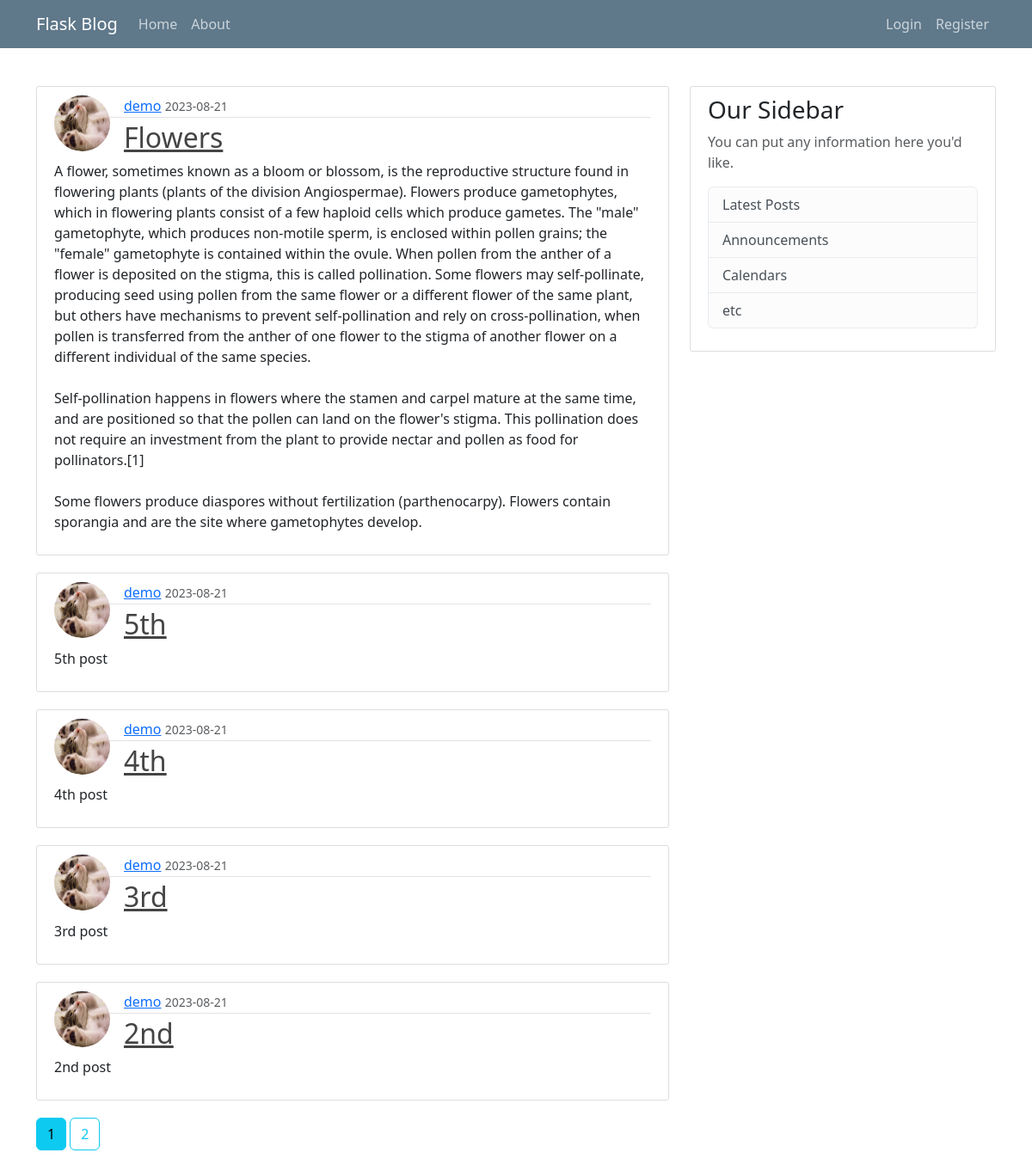
The page /home on the database its author committed.
### flaskblog/models.py (models this page shows, shortened)
class Post(db.Model):
    id = db.Column(db.Integer, primary_key=True)
    title = db.Column(db.String(100), nullable=False)
    date_posted = db.Column(db.DateTime, nullable=False, default=datetime.utcnow)
    content = db.Column(db.Text, nullable=False)
    user_id = db.Column(db.Integer, db.ForeignKey('user.id'), nullable=False)

class User(db.Model, UserMixin):
    id = db.Column(db.Integer, primary_key=True)
    username = db.Column(db.String(20), unique=True, nullable=False)
    email = db.Column(db.String(120), unique=True, nullable=False)
    image_file = db.Column(db.String(20), nullable=False, default='default.jpg')
    password = db.Column(db.String(60), nullable=False)
    posts = db.relationship('Post', backref='author', lazy=True)

### flaskblog/main/routes.py (the view)
@main.route("/")
@main.route("/home")
def home():
    page = request.args.get('page', 1, type=int)
    posts = Post.query.order_by(Post.date_posted.desc()).paginate(page = page, per_page=5)
    return render_template('home.html', posts = posts)

### flaskblog/templates/home.html
{% extends 'layout.html' %}
{% block content %}
    {% for post in posts.items %}
        <article class="media content-section">
            <img class="rounded-circle article-img" src="{{ url_for('static', filename='profile_pics/' + post.author.image_file) }}">
            <div class="media-body">
            <div class="article-metadata">
                <a class="mr-2" href="{{ url_for('users.user_posts', username=post.author.username)}}">{{ post.author.username }}</a>
                <small class="text-muted">{{ post.date_posted.strftime('%Y-%m-%d') }}</small>
            </div>
            <h2><a class="article-title" href="{{ url_for('posts.post', post_id=post.id) }}">{{ post.title }}</a></h2>
            <p class="article-content">{{ post.content }}</p>
            </div>
        </article>
    {% endfor %}
    {% for page_num in posts.iter_pages(left_edge=1, right_edge=1, left_current=1, right_current=2) %}
        {% if page_num %}
            {% if posts.page == page_num %}
            <a class="btn btn-info mb-4" href="{{ url_for('main.home', page=page_num) }}">{{ page_num }}</a>
            {% else %}
            <a class="btn btn-outline-info mb-4" href="{{ url_for('main.home', page=page_num) }}">{{ page_num }}</a>
            {% endif %}
        {% else %}
            ...
        {% endif %}
    {% endfor %}
{% endblock content %}

### flaskblog/templates/layout.html (shortened to what this page needs)
<!DOCTYPE html>
<html lang="en">
<head>
    <link rel="stylesheet" href="{{ url_for('static', filename='main.css')}}">
    <link href="https://cdn.jsdelivr.net/npm/bootstrap@5.3.1/dist/css/bootstrap.min.css" rel="stylesheet">
</head>
<body>
    <header class="site-header">
        <nav class="navbar navbar-expand-md navbar-dark bg-steel fixed-top">
          <div class="container">
            <a class="navbar-brand mr-4" href="/">Flask Blog</a>
            <div class="collapse navbar-collapse" id="navbarToggle">
              <div class="navbar-nav mr-auto">
                <a class="nav-item nav-link" href="{{url_for('main.home')}}">Home</a>
                <a class="nav-item nav-link" href="{{url_for('main.about')}}">About</a>
              </div>
              <div class="navbar-nav ml-auto">
                {% if current_user.is_authenticated %}
                <a class="nav-item nav-link" href="{{ url_for('posts.new_post') }}">New Post</a>
                  <a class="nav-item nav-link" href="{{url_for('users.account')}}">account</a>
                  <a class="nav-item nav-link" href="{{url_for('users.logout')}}">Logout</a>
                {% else %}
                  <a class="nav-item nav-link" href="{{url_for('users.login')}}">Login</a>
                  <a class="nav-item nav-link" href="{{url_for('users.register')}}">Register</a>
                {% endif %}
              </div>
            </div>
          </div>
        </nav>
    </header>
    <main role="main" class="container">
        <div class="row">
          <div class="col-md-8">
            {% block content %}{% endblock %}
          </div>
          <div class="col-md-4">
            <div class="content-section">
              <h3>Our Sidebar</h3>
              <p class='text-muted'>You can put any information here you'd like.
                <ul class="list-group">
                  <li class="list-group-item list-group-item-light">Latest Posts</li>
                  <li class="list-group-item list-group-item-light">Announcements</li>
                  <li class="list-group-item list-group-item-light">Calendars</li>
                  <li class="list-group-item list-group-item-light">etc</li>
                </ul>
              </p>
            </div>
          </div>
        </div>
    </main>
</body>
</html>

### flaskblog/static/main.css (style rules this page uses)
body { background: #fafafa; color: #333333; margin-top: 5rem; }
h1, h2, h3, h4, h5, h6 { color: #444444; }
.bg-steel { background-color: #5f788a; }
.site-header .navbar-nav .nav-link { color: #cbd5db; }
.content-section { background: #ffffff; padding: 10px 20px; border: 1px solid #dddddd; border-radius: 3px; margin-bottom: 20px; }
.article-title { color: #444444; }
.article-content { white-space: pre-line; }
.article-img { float: left; height: 65px; width: 65px; margin-right: 16px; }
.article-metadata { padding-bottom: 1px; margin-bottom: 4px; border-bottom: 1px solid #e3e3e3 }
.row { padding-top: 100px; }
.ml-auto { margin-left: auto; }

### rows shown on the page
Post: image_file (picture), author.username "demo", date_posted "2023-08-21", title "Flowers", content "A flower, sometimes known as a bloom or blossom, is the reproductive structure found in flowering plants (plants of the division Angiospermae). Flowers produce gametophytes, which in flowering plants consist of a few haploid cells which produce gametes. The \"male\" gametophyte, which produces non-motile sperm, is enclosed within pollen grains; the \"female\" gametophyte is contained within the ovule. When pollen from the anther of a flower is deposited on the stigma, this is called pollination. Some flowers may self-pollinate, producing seed using pollen from the same flower or a different flower of the same plant, but others have mechanisms to prevent self-pollination and rely on…"
Post: image_file (picture), author.username "demo", date_posted "2023-08-21", title "5th", content "5th post"
Post: image_file (picture), author.username "demo", date_posted "2023-08-21", title "4th", content "4th post"
Post: image_file (picture), author.username "demo", date_posted "2023-08-21", title "3rd", content "3rd post"
Post: image_file (picture), author.username "demo", date_posted "2023-08-21", title "2nd", content "2nd post"

### other values the page prints
{{ page_num }} "1"
{{ page_num }} "2"
